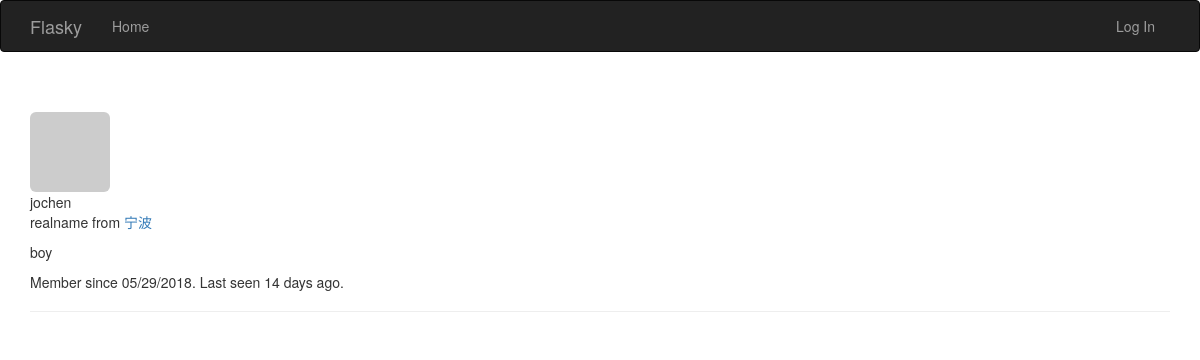
The app's page /user/jochen with its own data.
### app/models.py (models this page shows, shortened)
class User(UserMixin, db.Model):
    __tablename__ = 'users'
    id = db.Column(db.Integer, primary_key=True)
    email = db.Column(db.String(64), unique=True, index=True)
    username = db.Column(db.String(64), unique=True, index=True)
    role_id = db.Column(db.Integer, db.ForeignKey('roles.id'))
    test_column = db.Column(db.Integer, unique=True, index=True)
    password_hash = db.Column(db.String(128))
    confirmed = db.Column(db.Boolean, default=False)
    name = db.Column(db.String(64))
    location = db.Column(db.String(64))
    about_me = db.Column(db.Text())
    member_since = db.Column(db.DateTime(), default=datetime.utcnow)
    last_seen = db.Column(db.DateTime(), default=datetime.utcnow)
    avatar_hash = db.Column(db.String(32))
    comments = db.relationship('Comment', backref='author', lazy='dynamic')
    @property
    def password(self):
        raise AttributeError('password is not a readable attribute')
    def gravatar_hash(self):
        return hashlib.md5(self.email.lower().encode('utf-8')).hexdigest()
    def gravatar(self, size=50, default='identicon', rating='g'):
        url = 'https://secure.gravatar.com/avatar'
        hash = self.avatar_hash or self.gravatar_hash()
        return '{url}/{hash}?s={size}&d={default}&r={rating}'.format(
            url=url, hash=hash, size=size, default=default, rating=rating)

### app/main/views.py (the view)
@main.route('/user/<username>')
def user(username):
    user = User.query.filter_by(username=username).first_or_404()
    return render_template('user.html', user=user)

### app/auth/views.py (called while the page is built)
@auth.before_app_request
def before_request():
	if current_user.is_authenticated:
		current_user.ping()
		if not current_user.confirmed\
			and request.endpoint \
			and request.blueprint != 'auth' \
			and request.endpoint != 'static':
			return redirect(url_for('auth.unconfirmed'))

### app/main/__init__.py (called while the page is built)
@main.app_context_processor
def imject_permissions():
	return dict(Permission=Permission)

### app/models.py (called while the page is built)
    def is_administrator(self):
        return False

### app/templates/user.html (shortened to what this page needs)
{% extends "base.html" %}
{% block page_content %}
<div class="page-header">
    <img class="img-rounded profile-thumbnail" src="{{user.gravatar(size=256) }}">
    <div class="profile-header"
        <h5>{{user.username}}</h5>
        {% if user.name or user.location %}
        <p>
            {% if user.name %}{{ user.name}}{% endif %}
            {% if user.location %}
            from <a href="http://uri.amap.com/search?keyword={{ user.location }}">{{ user.location }}</a>
            {% endif %}
        </p>
        {% endif %}
        {% if user.about_me %} <p>{{ user.about_me }}</p>{% endif %}
        <p>Member since {{moment(user.member_since).format('L') }}. Last seen {{moment(user.last_seen).fromNow() }}.</p>
    </div>
</div>
{% endblock %}

### records on screen
User: username "jochen", name "realname", location "宁波", about_me "boy", member_since "05/29/2018", last_seen "14 days ago"
